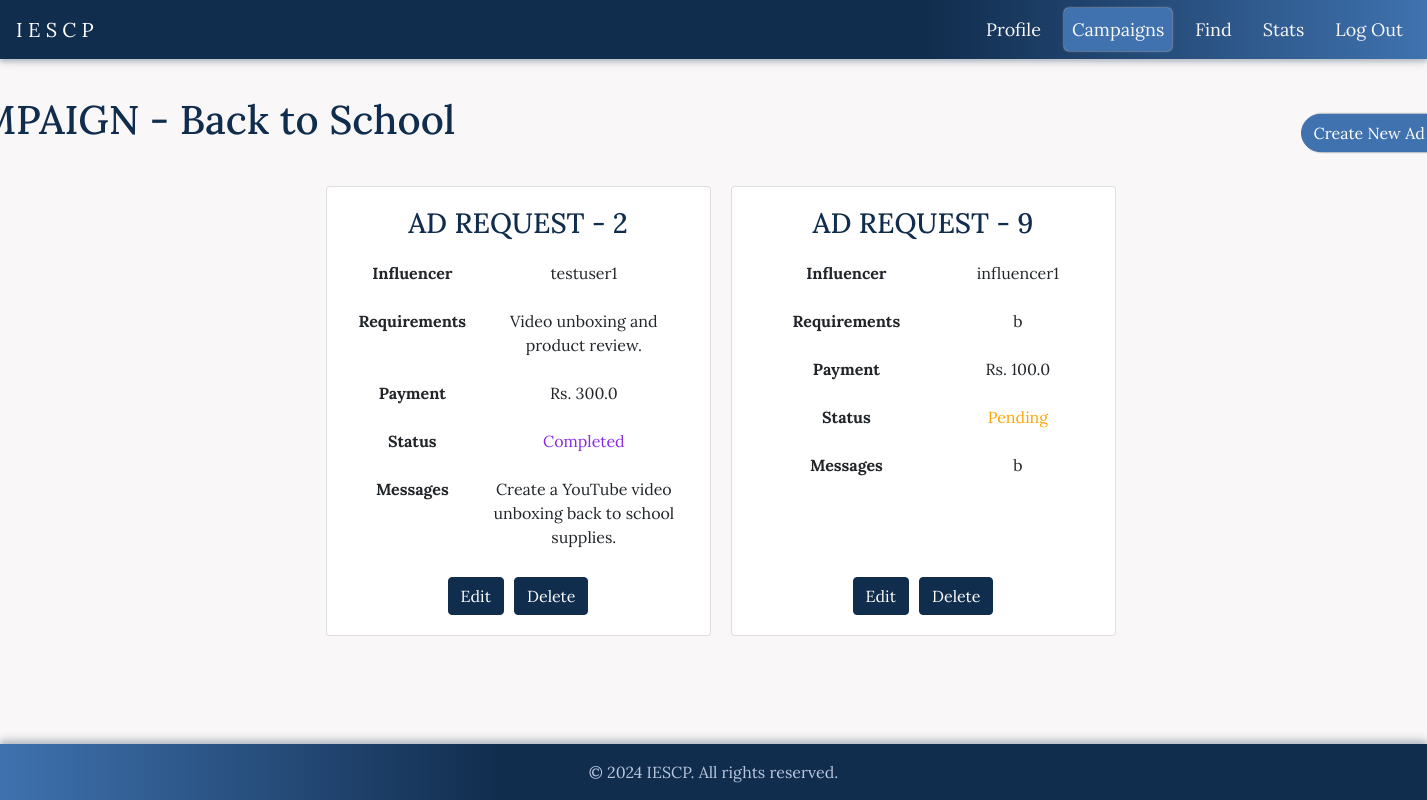
Screenshot of /campaign?campaign_id=2 (signed in) with the database file from the repository.
### app/models.py (models this page shows, shortened)
class Campaign(db.Model):
    id = db.Column(db.Integer, primary_key=True)
    name = db.Column(db.String(64), nullable=False)
    description = db.Column(db.Text, nullable=False)
    start_date = db.Column(db.DateTime, default=datetime.utcnow)
    end_date = db.Column(db.DateTime)
    budget = db.Column(db.Float, nullable=False)
    visibility = db.Column(db.String(10), nullable=False)
    goals = db.Column(db.Text, nullable=False)
    sponsor_id = db.Column(db.Integer, db.ForeignKey('user.id'), nullable=False)
    ad_requests = db.relationship('AdRequest', backref='campaign', lazy=True)

class User(db.Model):
    id = db.Column(db.Integer, primary_key=True)
    username = db.Column(db.String(64), unique=True, nullable=False)
    email = db.Column(db.String(120), unique=True, nullable=False)
    password_hash = db.Column(db.String(128))
    role = db.Column(db.String(64), nullable=False)
    campaigns = db.relationship('Campaign', backref='sponsor', lazy=True)
    ad_requests = db.relationship('AdRequest', backref='influencer', lazy=True)

class AdRequest(db.Model):
    id = db.Column(db.Integer, primary_key=True)
    campaign_id = db.Column(db.Integer, db.ForeignKey('campaign.id'), nullable=False)
    influencer_id = db.Column(db.Integer, db.ForeignKey('user.id'), nullable=False)
    messages = db.Column(db.Text, nullable=True)
    requirements = db.Column(db.Text, nullable=False)
    payment_amount = db.Column(db.Float, nullable=False)
    status = db.Column(db.String(10), nullable=False)

### app/routes.py (the view)
@app.route('/campaign')
def campaign():
    campaign_id = request.args.get('campaign_id')
    campaign = Campaign.query.get(campaign_id)
    ad_requests = AdRequest.query.filter_by(campaign_id=campaign_id).all()
    ad_requests_with_influencer = []
    for ad_request in ad_requests:
        influencer = User.query.get(ad_request.influencer_id)
        influencer_name = influencer.username if influencer else "Unknown"
        ad_requests_with_influencer.append({
            'campaign_id': campaign_id,
            'ad_request_id': ad_request.id,
            'ad_request_payment': ad_request.payment_amount,
            'influencer_name': influencer_name,
            'requirements': ad_request.requirements,
            'status': ad_request.status,
            'messages': ad_request.messages
        })
    return render_template('campaign.html', active_page='campaigns', campaign=campaign, campaign_id=campaign_id, ad_requests=ad_requests_with_influencer)

### app/templates/campaign.html (shortened to what this page needs)
{% extends "navbar_after_login.html" %}
{% block styles %}
  <link rel="stylesheet" href="{{ url_for('static', filename='/css/campaign.css') }}">
{% endblock %}
{% block content %}
<div class="container mt-4">
    <div class="d-flex justify-content-between mb-4">
        <h1>CAMPAIGN - {{ campaign.name }}</h1>
        <button class="btn btn-primary" data-toggle="modal" data-target="#createAdModal">Create New Ad Request</a>
    </div>
    <div class="row">
        {% for item in ad_requests %}
            <div class="col-md-4">
                <div class="card campaign-card">
                    <div class="card-body">
                        <h3>AD REQUEST - {{ item.ad_request_id }}</h3>
                        <div class="table-responsive">
                            <table class="table table-borderless">
                              <tbody>
                                <tr>
                                  <th>Influencer</th>
                                  <td id="ad-req-sponsor-name">{{ item.influencer_name }}</td>
                                </tr>
                                <tr>
                                  <th>Requirements</th>
                                  <td id="ad-req-requirements">{{ item.requirements }}</td>
                                </tr>
                                <tr>
                                  <th>Payment</th>
                                  <td id="ad-req-payment">Rs. {{ item.ad_request_payment }}</td>
                                </tr>
                                <tr>
                                  <th>Status</th>
                                    <td id="ad-req-status"
                                        class="status
                                        {% if item.status == 'Accepted' %} accepted
                                        {% elif item.status == 'Pending' %} pending
                                        {% elif item.status == 'Rejected' %} rejected
                                        {% elif item.status == 'Negotiated' %} negotiated
                                        {% elif item.status == 'Completed' %} completed
                                        {% endif %}">
                                        {{ item.status }}
                                    </td>
                                </tr>
                                <tr>
                                  <th>Messages</th>
                                  <td id="ad-req-messages">{{ item.messages }}</td>
                                </tr>
                              </tbody>
                            </table>
                          </div>
                          <div class="btn-container">
                            <button class="btn btn-secondary gradient" id="edit-ad-request"
                                        data-ad-request-id="{{ item.ad_request_id }}"
                                        data-campaign-name="{{ campaign.name }}"
                                        data-influencer-id="{{ item.influencer_id }}"
                                        data-messages="{{ item.messages }}"
                                        data-requirements="{{ item.requirements }}"
                                        data-payment-amount="{{ item.ad_request_payment }}">Edit
                        </button>
                        <button class="btn btn-secondary gradient" id="delete-ad-request"
                            data-ad-request-id="{{ item.ad_request_id }}"
                            data-campaign-name="{{ campaign.name }}" >Delete
                        </button>
                        </div>
                    </div>
                </div>
            </div>
        {% endfor %}
    </div>
</div>
{% endblock %}

### app/static/css/styles.css (style rules this page uses)
body { display: flex; flex-direction: column; min-height: 100vh; margin: 0; background-color: #F9F7F7; color: #112D4E; font-family: Lora, serif; }
h1, h2, h3, h4, h5, h6 { color: #112D4E; }
.btn-primary { background-color: #3F72AF; border-color: #3F72AF; border-radius: 30px; box-shadow: 2px 0px 2px #112D4E; }
.btn-secondary { background-color: #112D4E; border-color: #112D4E; }
.row { margin-top: 20px; box-shadow: 2px 2px 6px rgba(0, 0, 0, 0.3); }

### app/static/css/campaign.css (style rules this page uses)
.mt-4, .my-4 { margin-top: 3.5rem !important; margin-left: -15.5rem; margin-right: -31rem !important; }
.mb-4, .my-4 { margin-right: -31rem; }
.row { box-shadow: none; width: 150%; justify-content: center }
.col-md-4 { max-width: 25%; padding: 10px; }
.card { text-align: center; height: 100%; }
.card-body { display: flex; flex-direction: column; height: 100%; justify-content: space-between; }
.btn { margin-top: auto; }
.status.pending { color: orange; }
.status.completed { color:blueviolet; }
.btn-container { display: flex; gap: 10px; margin-top: auto; justify-content: center; }

### rows the page displays
Campaign: name "Back to School"
User: influencer_name "testuser1"
AdRequest: requirements "Video unboxing and product review.", ad_request_payment "300.0", status "Completed", messages "Create a YouTube video unboxing back to school supplies."
User: influencer_name "influencer1"
AdRequest: ad_request_payment "100.0", status "Pending"

### other values shown
{{ item.ad_request_id }} "2" "9"
{{ item.requirements }} "b"
{{ item.messages }} "b"
